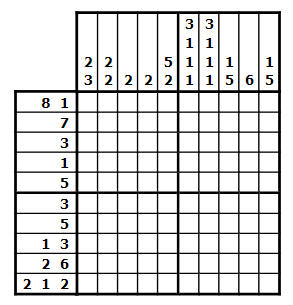
#> input picture tast.png, 293 x 305 px
$ python contourTest.py
#> lines starting #> are read from the running program, lines starting #| are printed output that depends on the picture; after the words box and inside, x2 and y2 are one past the last pixel; in counts of white or black regions, pixels touching at a corner belong together; long printed decimals are rounded
import cv2
import numpy as np
import pytesseract
from PIL import Image

pytesseract.pytesseract.tesseract_cmd = 'C:\\Program Files\\Tesseract-OCR\\tesseract.exe'  # your path may be different


size=10

image = Image.open('tast.png')
#> image is the input picture: PIL image 293x305 RGBA; mean R, G, B, A 220.5, 220.5, 220.5, 255
width,height=image.size
#> width = 293; height = 305
image=image.resize((5*width,5*height)).convert('RGB')
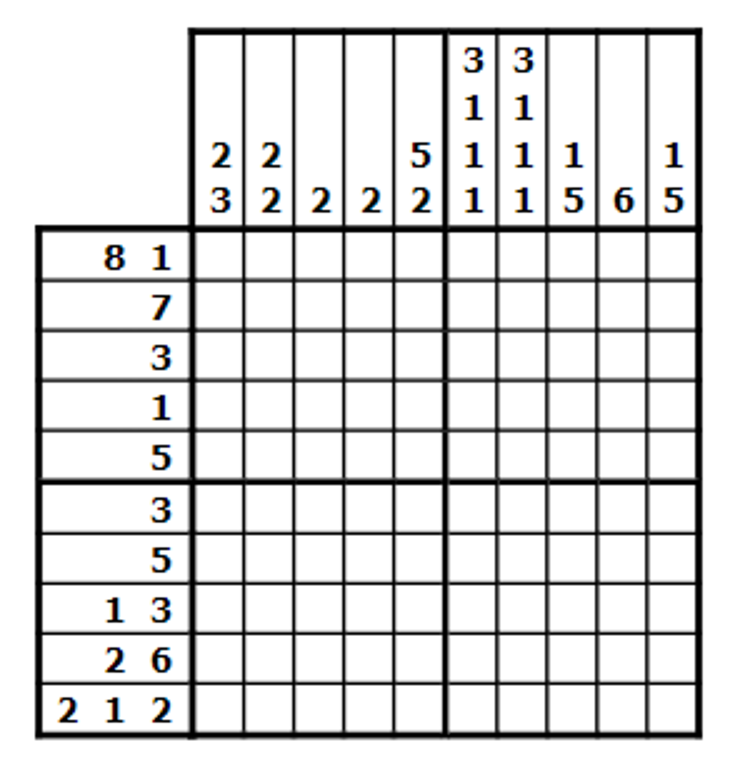
#> image: PIL image 1465x1525 RGB (shown at 1/2 size); mean R, G, B 219.9, 219.9, 219.9
image=np.array(image)
image=image[:, :, ::-1].copy()
#> image: shape (1525, 1465, 3)
gray = cv2.cvtColor(image, cv2.COLOR_BGR2GRAY)
blur = cv2.GaussianBlur(gray, (5,5), 0)
ret, thresh = cv2.threshold(blur,127,255,cv2.THRESH_BINARY)
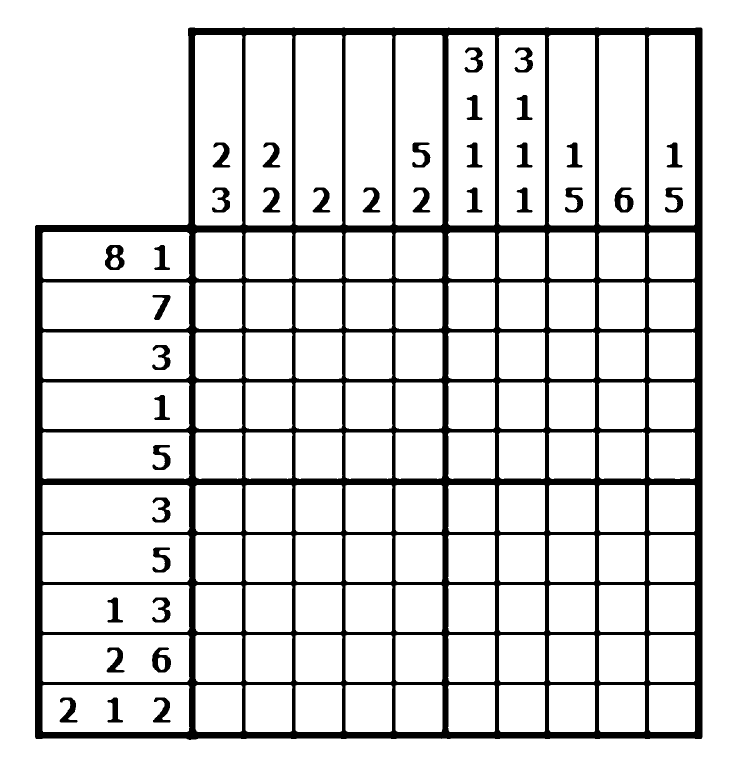
#> thresh: shape (1525, 1465) (shown at 1/2 size); 85.9% white; 37 black regions
contours, _ = cv2.findContours(thresh, cv2.RETR_TREE, cv2.CHAIN_APPROX_SIMPLE)
#> contours = 162 contours; largest, box (x1, y1, x2, y2) and area: (0, 0, 1465, 1525) 2231136, (69, 54, 1406, 1481) 1779081, (390, 70, 485, 451) 35338, (791, 70, 885, 451) 35328, (896, 70, 990, 451) 34962

max_area = 0
c = 0
for i in contours:
        area = cv2.contourArea(i)
        if area > 1000:
                if area > max_area:
                    max_area = area
                    best_cnt = i
                    # image = cv2.drawContours(image, contours, c, (0, 255, 0), 3)
        c+=1
#> this loop made 162 passes
#> (area, max_area, best_cnt) on pass 1: (2231136, 2231136, [[0, 0], [0, 1524], [1464, 1524], [1464, 0]])
#> area on passes 2 to 7: 1779081, 8451.5, 8451.5, 8451.5, 8451.5, 8555.5
#> after the loop, c = 162; max_area = 2231136
best_cnt=0
c=0
secondMax=0
for i in contours:
        area = cv2.contourArea(i)
        if area > 1000:
                if area < max_area and area>secondMax:
                    secondMax = area
                    best_cnt = i
                    image = cv2.drawContours(image, contours, c, (0, 255, 0), 3)
        c+=1
#> this loop made 162 passes
#> (area, secondMax) on pass 2: (1779081, 1779081)
#> pass 2, `image = cv2.drawContours(image, contours, c, (0, 255, 0), 3)`:
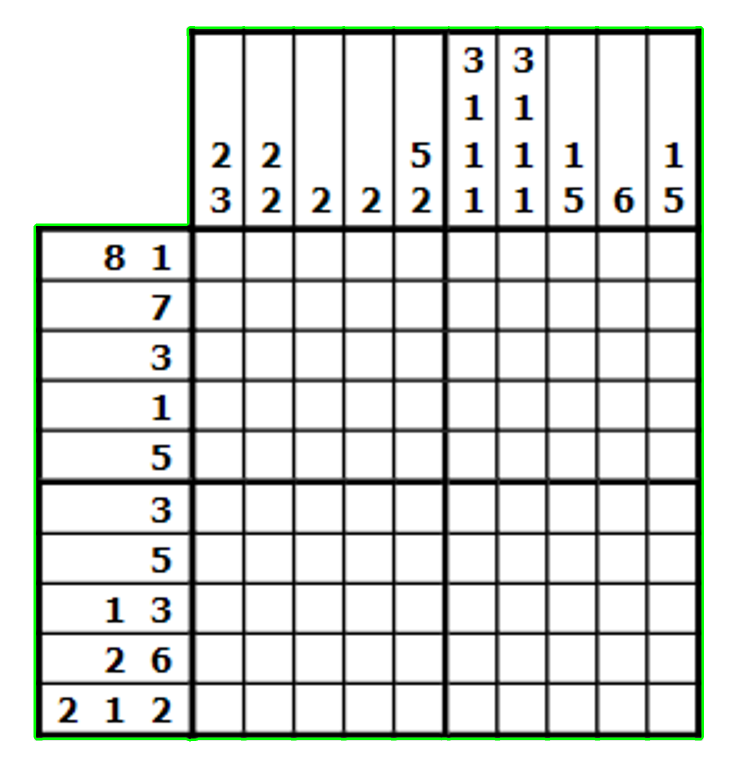
#> image: shape (1525, 1465, 3) (shown at 1/2 size); mean B, G, R 218, 221.1, 218
#> after the loop, best_cnt = contour of 118 points, box (x1, y1, x2, y2) (69, 54, 1406, 1481), area 1779081; c = 162; secondMax = 1779081


approx = cv2.approxPolyDP(best_cnt, 0.013 * cv2.arcLength(best_cnt, True), True)
#> approx = [[377, 55], [1405, 57], [1402, 1478], [70, 1476], [69, 452], [375, 448]]
gridSize=pow((approx[0][0][0]-approx[1][0][0])**2+(approx[0][0][1]-approx[1][0][1])**2,0.5)/size
#> gridSize = 102.8
topSize=round(pow((approx[0][0][0]-approx[5][0][0])**2+(approx[0][0][1]-approx[5][0][1])**2,0.5)/gridSize)
#> topSize = 4
sideSize=round(pow((approx[4][0][0]-approx[5][0][0])**2+(approx[4][0][1]-approx[5][0][1])**2,0.5)/gridSize)
#> sideSize = 3


topX=approx[0][0][0]
#> topX = 377
topY=approx[0][0][1]
#> topY = 55

leftX=approx[4][0][0]
#> leftX = 69
leftY=approx[4][0][1]
#> leftY = 452


print(topX)
#| 377
print(topY)
#| 55

print(gridSize)
#| 102.800

print(leftX)
#| 69
print(leftY)
#| 452
print(approx)
#| [[[ 377   55]]
#|  [[1405   57]]
#|  [[1402 1478]]
#|  [[  70 1476]]
#|  [[  69  452]]
#|  [[ 375  448]]]

def topNumbers():
    nums = []
    for i in range(size):
        k = []
        for j in range(topSize):

            img= image[round(topY + gridSize * j):round(topY + gridSize * j + gridSize), round(topX + gridSize * i):round(topX + gridSize * i + gridSize)]

            d = pytesseract.image_to_string(img,config='--psm 8 -c tessedit_char_whitelist=0123456789')

            if d=="":
                continue
            k.append(d[:-1])
        nums.append(k)
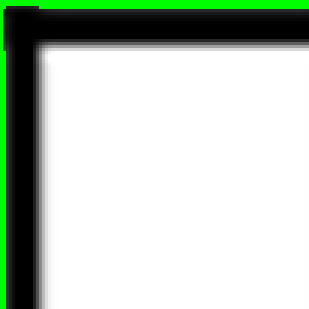
#> img: shape (103, 103, 3) (shown 3 times larger); mean B, G, R 191, 202.7, 191
#> after the loop, nums = []
    return nums


def sideNumbers():
    nums = []
    for i in range(size):
        k = []
        for j in range(sideSize):
            img = image[round(leftY + gridSize * i) + 4:round(leftY + gridSize * i + gridSize) - 4,round(leftX + gridSize * j) + 4:round(leftX + gridSize * j + gridSize) - 4]

            d = pytesseract.image_to_string(img, config='--psm 8 --oem 3 -c tessedit_char_whitelist=0123456789')

            if d == "":
                continue
            k.append(d[:-1])
        nums.append(k)
    return nums

#> (the run stopped early here; a loop or call above may not have finished)

$ run again, with 10.png copied over tast.png
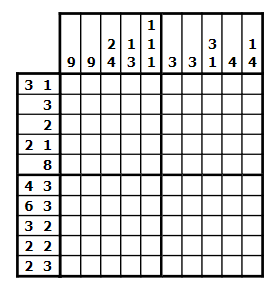
#> input picture 10.png, 275 x 283 px
#> image is the input picture: PIL image 275x283 RGBA; mean R, G, B, A 217.6, 217.6, 217.6, 255
#> `ret, thresh = cv2.threshold(blur,127,255,cv2.THRESH_BINARY)`:
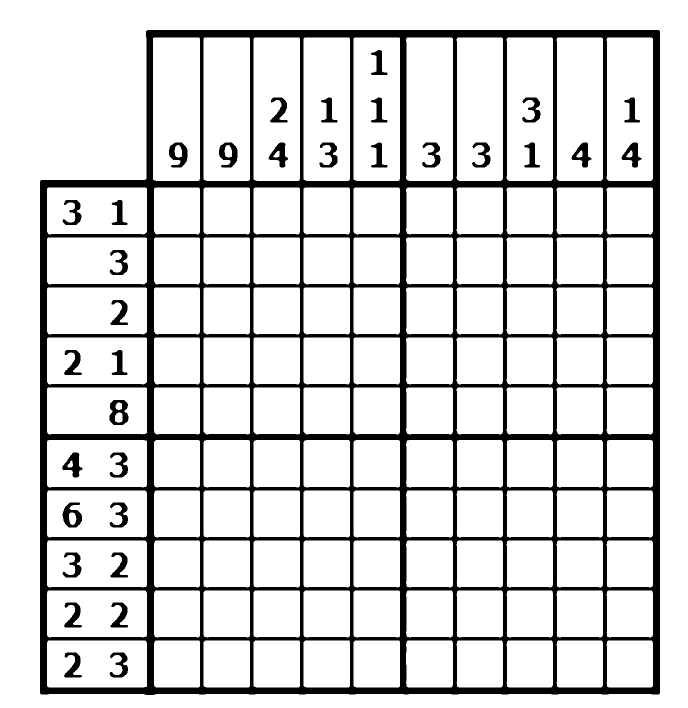
#> thresh: shape (1415, 1375) (shown at 1/2 size); 84.7% white; 34 black regions
#> contours = 164 contours; largest, box (x1, y1, x2, y2) and area: (0, 0, 1375, 1415) 1942836, (79, 59, 1321, 1391) 1585576, (306, 75, 400, 362) 26584, (812, 75, 906, 362) 26306, (707, 75, 800, 362) 26297
#> the loop `for i in contours:` made 164 passes
#> (area, max_area, best_cnt) on pass 1: (1942836, 1942836, [[0, 0], [0, 1414], [1374, 1414], [1374, 0]])
#> after the loop `for i in contours:`: c = 164; max_area = 1942836
#> the loop `for i in contours:` made 164 passes
#> (area, secondMax) on pass 2: (1585576, 1585576)
#> after the loop `for i in contours:`: best_cnt = contour of 66 points, box (x1, y1, x2, y2) (79, 59, 1321, 1391), area 1585576; c = 164; secondMax = 1585576
#> approx = [[293, 60], [1320, 62], [1317, 1389], [79, 1386], [79, 362], [292, 357]]
#> gridSize = 102.7
#> topSize = 3
#> sideSize = 2
#> topX = 293
#> topY = 60
#> leftX = 79
#> leftY = 362
#| 293
#| 60
#| 102.700
#| 79
#| 362
#| [[[ 293   60]]
#|  [[1320   62]]
#|  [[1317 1389]]
#|  [[  79 1386]]
#|  [[  79  362]]
#|  [[ 292  357]]]
#> after the loop in topNumbers, `for i in range(size):`:
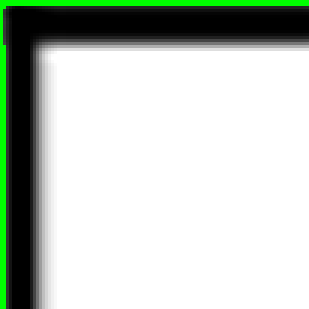
#> img: shape (103, 103, 3) (shown 3 times larger); mean B, G, R 192.2, 201.8, 192.2
#> after the loop in topNumbers, `for i in range(size):`: nums = []

$ run again, with asd.png copied over tast.png
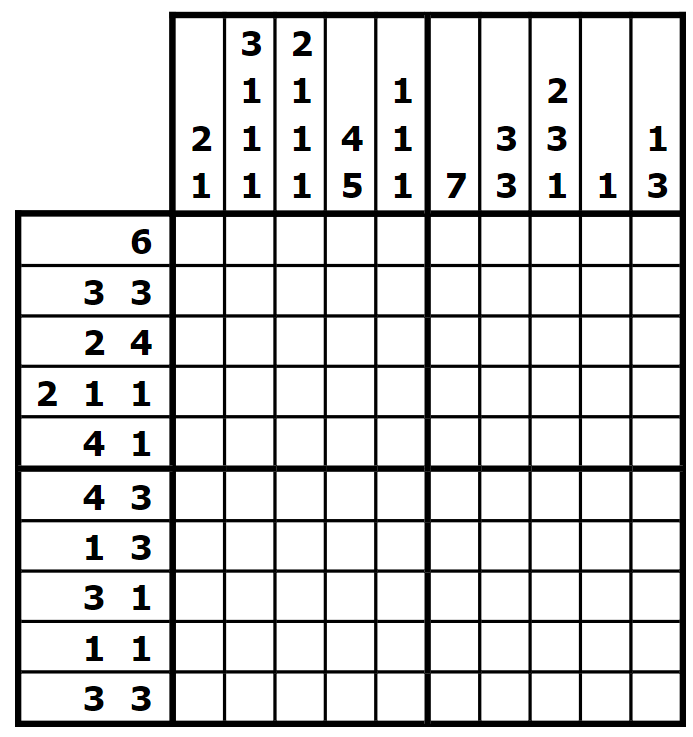
#> input picture asd.png, 693 x 737 px
#> image is the input picture: PIL image 693x737 RGBA; mean R, G, B, A 216.5, 216.5, 216.5, 255
#> `ret, thresh = cv2.threshold(blur,127,255,cv2.THRESH_BINARY)`:
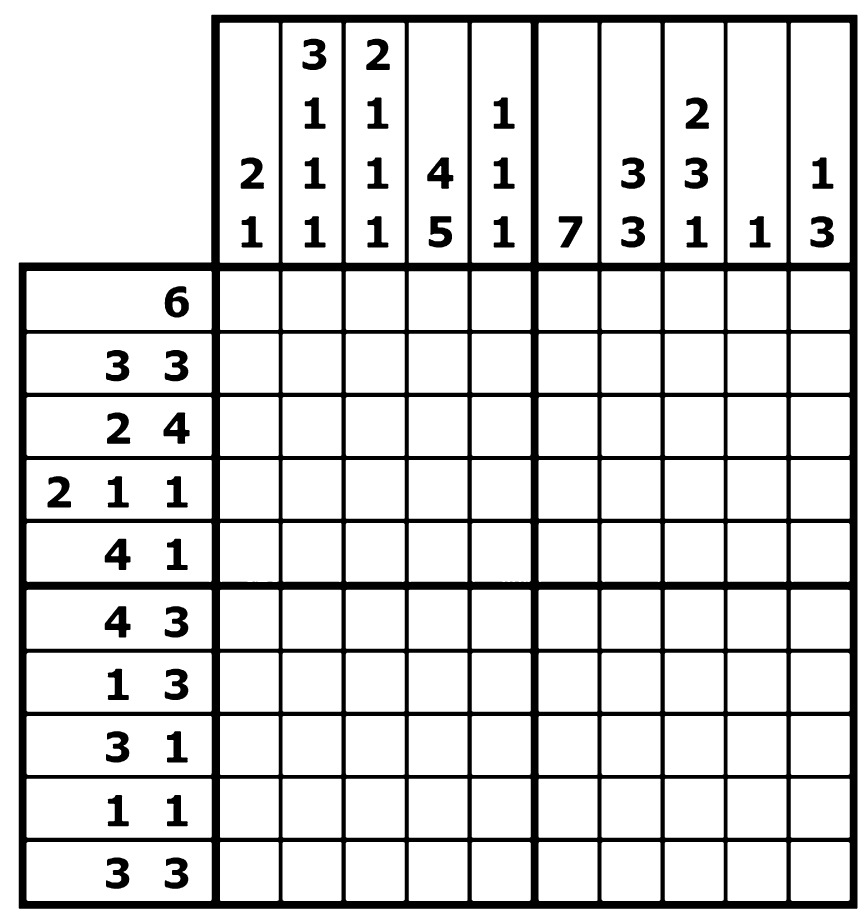
#> thresh: shape (3685, 3465) (shown at 1/4 size); 84.9% white; 45 black regions
#> contours = 171 contours; largest, box (x1, y1, x2, y2) and area: (0, 0, 3465, 3685) 12761376, (74, 58, 3431, 3636) 11241318, (2910, 90, 3146, 1051) 225358, (879, 91, 1115, 1051) 225356, (2154, 90, 2390, 1051) 225355
#> the loop `for i in contours:` made 171 passes
#> (area, max_area, best_cnt) on pass 1: (12761376, 12761376, [[0, 0], [0, 3684], [3464, 3684], [3464, 0]])
#> after the loop `for i in contours:`: c = 171; max_area = 12761376
#> the loop `for i in contours:` made 171 passes
#> (area, secondMax) on pass 2: (11241318, 11241318)
#> after the loop `for i in contours:`: best_cnt = contour of 16 points, box (x1, y1, x2, y2) (74, 58, 3431, 3636), area 11241318; c = 171; secondMax = 11241318
#> approx = [[847, 58], [3430, 61], [3427, 3635], [74, 3632], [74, 1052], [844, 1048]]
#> gridSize = 258.3
#> topSize = 4
#> sideSize = 3
#> topX = 847
#> topY = 58
#> leftX = 74
#> leftY = 1052
#| 847
#| 58
#| 258.300
#| 74
#| 1052
#| [[[ 847   58]]
#|  [[3430   61]]
#|  [[3427 3635]]
#|  [[  74 3632]]
#|  [[  74 1052]]
#|  [[ 844 1048]]]
#> after the loop in topNumbers, `for i in range(size):`:
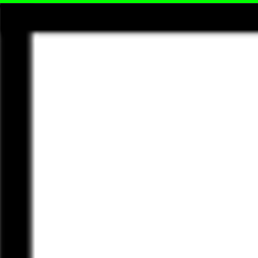
#> img: shape (258, 258, 3); mean B, G, R 195.7, 198.7, 195.7
#> after the loop in topNumbers, `for i in range(size):`: nums = []

$ run again, with realTest.png copied over tast.png
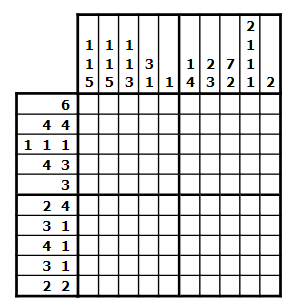
#> input picture realTest.png, 288 x 307 px
#> image is the input picture: PIL image 288x307 RGBA; mean R, G, B, A 219.6, 219.6, 219.6, 255
#> `ret, thresh = cv2.threshold(blur,127,255,cv2.THRESH_BINARY)`:
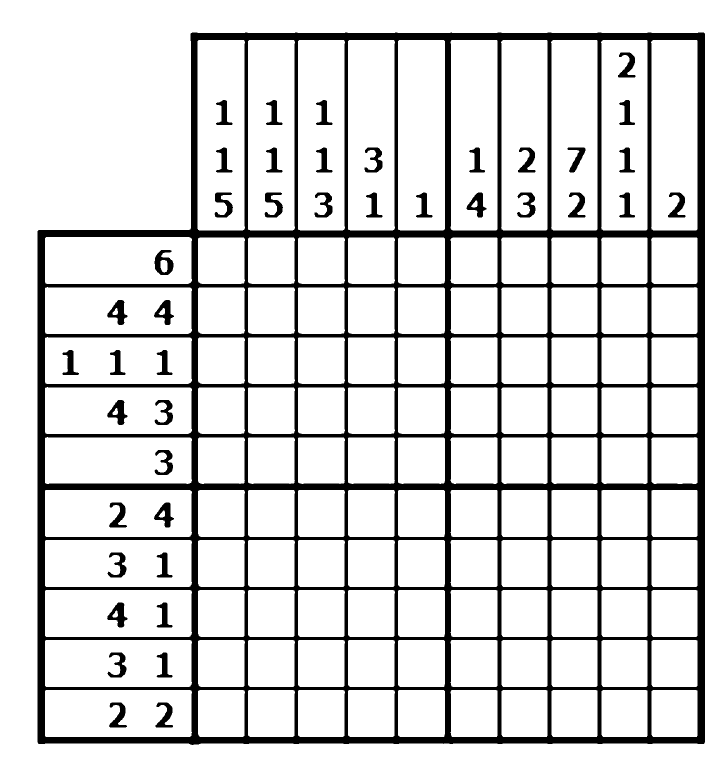
#> thresh: shape (1535, 1440) (shown at 1/2 size); 85.6% white; 43 black regions
#> contours = 171 contours; largest, box (x1, y1, x2, y2) and area: (0, 0, 1440, 1535) 2207426, (74, 64, 1411, 1491) 1779081, (395, 80, 490, 461) 35338, (796, 80, 890, 461) 35328, (901, 80, 995, 461) 34962
#> the loop `for i in contours:` made 171 passes
#> (area, max_area, best_cnt) on pass 1: (2207426, 2207426, [[0, 0], [0, 1534], [1439, 1534], [1439, 0]])
#> after the loop `for i in contours:`: c = 171; max_area = 2207426
#> the loop `for i in contours:` made 171 passes
#> (area, secondMax) on pass 2: (1779081, 1779081)
#> pass 2, `image = cv2.drawContours(image, contours, c, (0, 255, 0), 3)`:
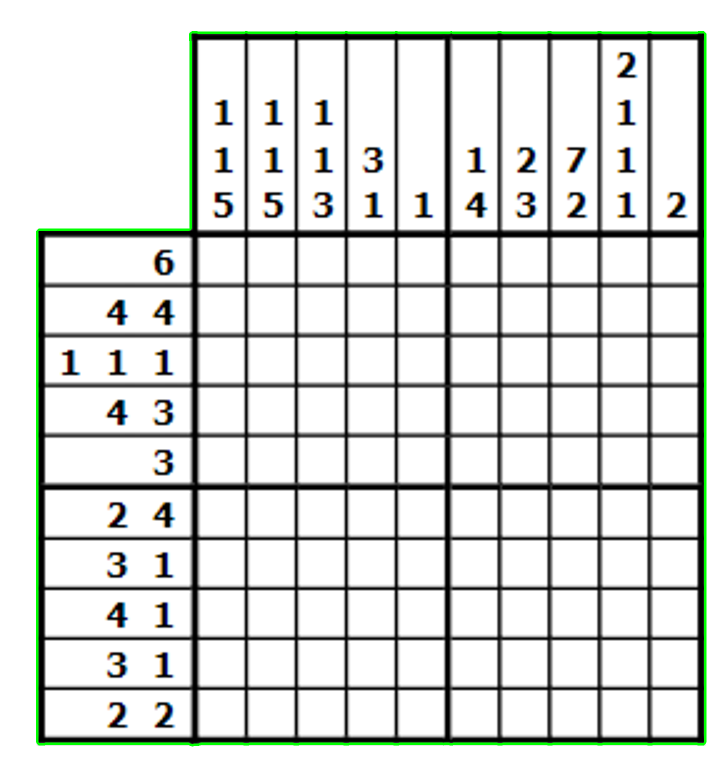
#> image: shape (1535, 1440, 3) (shown at 1/2 size); mean B, G, R 217.1, 220.3, 217.1
#> after the loop `for i in contours:`: best_cnt = contour of 118 points, box (x1, y1, x2, y2) (74, 64, 1411, 1491), area 1779081; c = 171; secondMax = 1779081
#> approx = [[382, 65], [1410, 67], [1407, 1488], [75, 1486], [74, 462], [380, 458]]
#> gridSize = 102.8
#> topSize = 4
#> sideSize = 3
#> topX = 382
#> topY = 65
#> leftX = 74
#> leftY = 462
#| 382
#| 65
#| 102.800
#| 74
#| 462
#| [[[ 382   65]]
#|  [[1410   67]]
#|  [[1407 1488]]
#|  [[  75 1486]]
#|  [[  74  462]]
#|  [[ 380  458]]]
#> after the loop in topNumbers, `for i in range(size):`: nums = []
